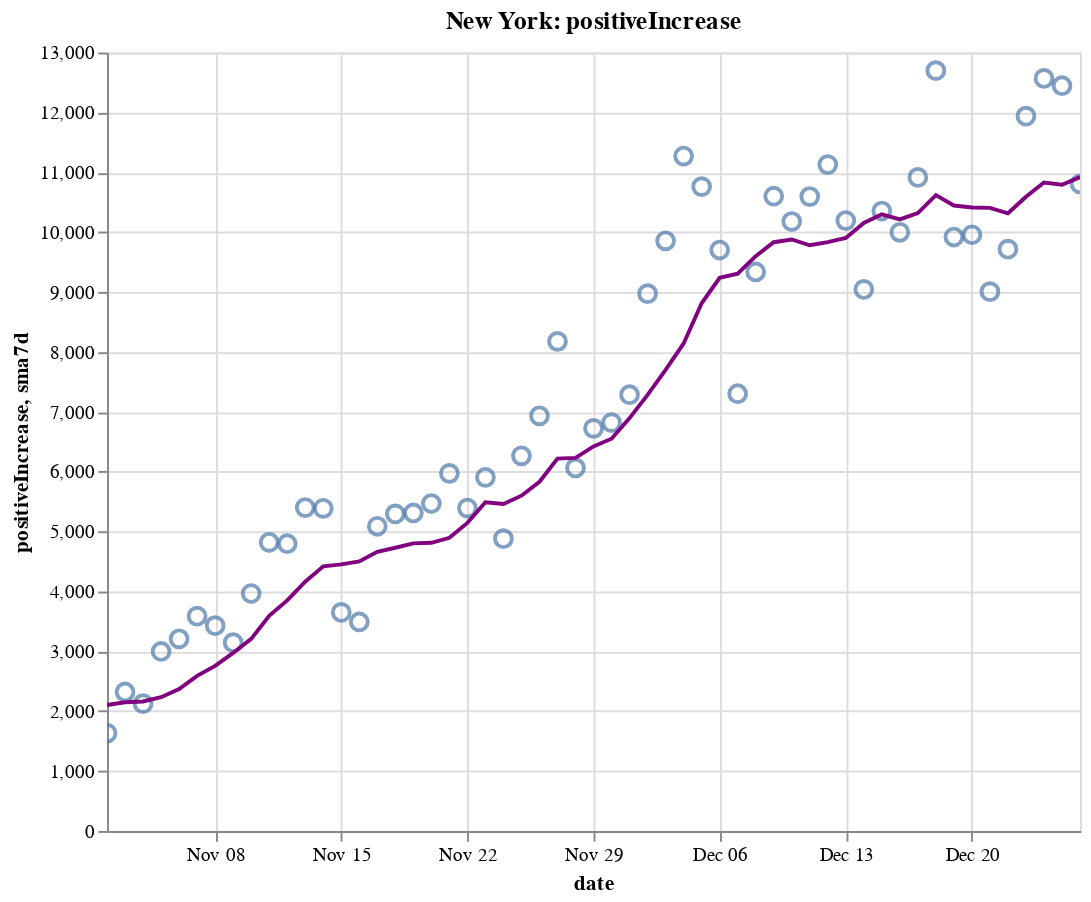

Notebook code cell kept with this figure:
### Code cell
create_plot(ny, 'positiveIncrease')

### Figure 1 — Vega-Lite specification as saved in the notebook (floating-point values rounded to 4 significant figures)
{"config": {"view": {"continuousWidth": 400, "continuousHeight": 300}}, "layer": [{"layer": [{"mark": {"type": "point", "size": 75}, "encoding": {"tooltip": [{"type": "temporal", "field": "date"}, {"type": "quantitative", "field": "positiveIncrease"}, {"type": "quantitative", "field": "sma7d"}], "x": {"type": "temporal", "field": "date"}, "y": {"type": "quantitative", "field": "positiveIncrease"}}, "selection": {"selector008": {"type": "interval", "bind": "scales", "encodings": ["x", "y"]}}}, {"mark": {"type": "line", "color": "purple"}, "encoding": {"x": {"type": "temporal", "field": "date"}, "y": {"type": "quantitative", "field": "sma7d"}}}]}, {"mark": {"type": "rule", "color": "#aaa"}, "encoding": {"x": {"type": "temporal", "field": "date"}}, "transform": [{"filter": {"selection": "selector007"}}]}, {"mark": "circle", "encoding": {"opacity": {"condition": {"value": 1, "selection": "selector007"}, "value": 0}, "tooltip": [{"type": "temporal", "field": "date"}, {"type": "quantitative", "field": "positiveIncrease"}, {"type": "quantitative", "field": "sma7d"}], "x": {"type": "temporal", "field": "date"}, "y": {"type": "quantitative", "field": "positiveIncrease"}}, "selection": {"selector007": {"type": "single", "encodings": ["x"], "on": "mouseover", "nearest": true, "empty": "none"}}}, {"mark": {"type": "text", "align": "left", "dx": 5, "dy": -5, "stroke": "white", "strokeWidth": 2}, "encoding": {"text": {"type": "quantitative", "field": "positiveIncrease"}, "tooltip": [{"type": "temporal", "field": "date"}, {"type": "quantitative", "field": "positiveIncrease"}, {"type": "quantitative", "field": "sma7d"}], "x": {"type": "temporal", "field": "date"}, "y": {"type": "quantitative", "field": "positiveIncrease"}}, "transform": [{"filter": {"selection": "selector007"}}]}, {"mark": {"type": "text", "align": "left", "dx": 5, "dy": -5}, "encoding": {"text": {"type": "quantitative", "field": "positiveIncrease"}, "tooltip": [{"type": "temporal", "field": "date"}, {"type": "quantitative", "field": "positiveIncrease"}, {"type": "quantitative", "field": "sma7d"}], "x": {"type": "temporal", "field": "date"}, "y": {"type": "quantitative", "field": "positiveIncrease"}}, "transform": [{"filter": {"selection": "selector007"}}]}], "data": {"name": "data-2f05c711200294dd98f66c0a7d590fa3"}, "height": 400, "title": "New York: positiveIncrease", "width": 500, "$schema": "https://vega.github.io/schema/vega-lite/v4.8.1.json", "datasets": {"data-2f05c711200294dd98f66c0a7d590fa3": [{"date": "2020-11-02T00:00:00", "totalTestResultsIncrease": 96100.0, "positiveIncrease": 1633.0, "death": 25840.0, "deathIncrease": 14.0, "positiveRate": 0.017, "state": "New York", "sma7d": 2102.0}, {"date": "2020-11-03T00:00:00", "totalTestResultsIncrease": 127900.0, "positiveIncrease": 2321.0, "death": 25850.0, "deathIncrease": 15.0, "positiveRate": 0.018, "state": "New York", "sma7d": 2149.0}, {"date": "2020-11-04T00:00:00", "totalTestResultsIncrease": 133500.0, "positiveIncrease": 2126.0, "death": 25870.0, "deathIncrease": 15.0, "positiveRate": 0.016, "state": "New York", "sma7d": 2163.0}, {"date": "2020-11-05T00:00:00", "totalTestResultsIncrease": 161000.0, "positiveIncrease": 2997.0, "death": 25890.0, "deathIncrease": 24.0, "positiveRate": 0.019, "state": "New York", "sma7d": 2234.0}, {"date": "2020-11-06T00:00:00", "totalTestResultsIncrease": 160700.0, "positiveIncrease": 3209.0, "death": 25910.0, "deathIncrease": 18.0, "positiveRate": 0.02, "state": "New York", "sma7d": 2370.0}, {"date": "2020-11-07T00:00:00", "totalTestResultsIncrease": 163300.0, "positiveIncrease": 3587.0, "death": 25930.0, "deathIncrease": 18.0, "positiveRate": 0.022, "state": "New York", "sma7d": 2590.0}, {"date": "2020-11-08T00:00:00", "totalTestResultsIncrease": 145600.0, "positiveIncrease": 3428.0, "death": 25950.0, "deathIncrease": 19.0, "positiveRate": 0.024, "state": "New York", "sma7d": 2757.0}, {"date": "2020-11-09T00:00:00", "totalTestResultsIncrease": 111400.0, "positiveIncrease": 3144.0, "death": 25970.0, "deathIncrease": 26.0, "positiveRate": 0.028, "state": "New York", "sma7d": 2973.0}, {"date": "2020-11-10T00:00:00", "totalTestResultsIncrease": 128000.0, "positiveIncrease": 3965.0, "death": 26000.0, "deathIncrease": 32.0, "positiveRate": 0.031, "state": "New York", "sma7d": 3208.0}, {"date": "2020-11-11T00:00:00", "totalTestResultsIncrease": 164300.0, "positiveIncrease": 4820.0, "death": 26030.0, "deathIncrease": 21.0, "positiveRate": 0.029, "state": "New York", "sma7d": 3593.0}, {"date": "2020-11-12T00:00:00", "totalTestResultsIncrease": 162600.0, "positiveIncrease": 4797.0, "death": 26060.0, "deathIncrease": 29.0, "positiveRate": 0.029, "state": "New York", "sma7d": 3850.0}, {"date": "2020-11-13T00:00:00", "totalTestResultsIncrease": 203700.0, "positiveIncrease": 5401.0, "death": 26080.0, "deathIncrease": 24.0, "positiveRate": 0.027, "state": "New York", "sma7d": 4163.0}, {"date": "2020-11-14T00:00:00", "totalTestResultsIncrease": 184200.0, "positiveIncrease": 5388.0, "death": 26100.0, "deathIncrease": 24.0, "positiveRate": 0.029, "state": "New York", "sma7d": 4420.0}, {"date": "2020-11-15T00:00:00", "totalTestResultsIncrease": 133200.0, "positiveIncrease": 3649.0, "death": 26130.0, "deathIncrease": 30.0, "positiveRate": 0.027, "state": "New York", "sma7d": 4452.0}, {"date": "2020-11-16T00:00:00", "totalTestResultsIncrease": 124600.0, "positiveIncrease": 3490.0, "death": 26160.0, "deathIncrease": 26.0, "positiveRate": 0.028, "state": "New York", "sma7d": 4501.0}, {"date": "2020-11-17T00:00:00", "totalTestResultsIncrease": 159900.0, "positiveIncrease": 5088.0, "death": 26190.0, "deathIncrease": 30.0, "positiveRate": 0.032, "state": "New York", "sma7d": 4662.0}, {"date": "2020-11-18T00:00:00", "totalTestResultsIncrease": 154400.0, "positiveIncrease": 5294.0, "death": 26220.0, "deathIncrease": 36.0, "positiveRate": 0.034, "state": "New York", "sma7d": 4730.0}, {"date": "2020-11-19T00:00:00", "totalTestResultsIncrease": 195200.0, "positiveIncrease": 5310.0, "death": 26260.0, "deathIncrease": 32.0, "positiveRate": 0.027, "state": "New York", "sma7d": 4803.0}, {"date": "2020-11-20T00:00:00", "totalTestResultsIncrease": 205500.0, "positiveIncrease": 5468.0, "death": 26290.0, "deathIncrease": 35.0, "positiveRate": 0.027, "state": "New York", "sma7d": 4812.0}, {"date": "2020-11-21T00:00:00", "totalTestResultsIncrease": 207900.0, "positiveIncrease": 5972.0, "death": 26330.0, "deathIncrease": 34.0, "positiveRate": 0.029, "state": "New York", "sma7d": 4896.0}, {"date": "2020-11-22T00:00:00", "totalTestResultsIncrease": 196600.0, "positiveIncrease": 5392.0, "death": 26360.0, "deathIncrease": 31.0, "positiveRate": 0.027, "state": "New York", "sma7d": 5145.0}, {"date": "2020-11-23T00:00:00", "totalTestResultsIncrease": 191500.0, "positiveIncrease": 5906.0, "death": 26390.0, "deathIncrease": 33.0, "positiveRate": 0.031, "state": "New York", "sma7d": 5490.0}, {"date": "2020-11-24T00:00:00", "totalTestResultsIncrease": 164800.0, "positiveIncrease": 4881.0, "death": 26440.0, "deathIncrease": 51.0, "positiveRate": 0.03, "state": "New York", "sma7d": 5460.0}, {"date": "2020-11-25T00:00:00", "totalTestResultsIncrease": 173100.0, "positiveIncrease": 6265.0, "death": 26480.0, "deathIncrease": 41.0, "positiveRate": 0.036, "state": "New York", "sma7d": 5599.0}, {"date": "2020-11-26T00:00:00", "totalTestResultsIncrease": 217700.0, "positiveIncrease": 6933.0, "death": 26550.0, "deathIncrease": 67.0, "positiveRate": 0.032, "state": "New York", "sma7d": 5831.0}, {"date": "2020-11-27T00:00:00", "totalTestResultsIncrease": 219400.0, "positiveIncrease": 8176.0, "death": 26590.0, "deathIncrease": 39.0, "positiveRate": 0.037, "state": "New York", "sma7d": 6218.0}, {"date": "2020-11-28T00:00:00", "totalTestResultsIncrease": 152400.0, "positiveIncrease": 6063.0, "death": 26630.0, "deathIncrease": 44.0, "positiveRate": 0.04, "state": "New York", "sma7d": 6231.0}, {"date": "2020-11-29T00:00:00", "totalTestResultsIncrease": 157300.0, "positiveIncrease": 6723.0, "death": 26690.0, "deathIncrease": 58.0, "positiveRate": 0.043, "state": "New York", "sma7d": 6421.0}, {"date": "2020-11-30T00:00:00", "totalTestResultsIncrease": 149000.0, "positiveIncrease": 6819.0, "death": 26750.0, "deathIncrease": 57.0, "positiveRate": 0.046, "state": "New York", "sma7d": 6551.0}, {"date": "2020-12-01T00:00:00", "totalTestResultsIncrease": 146700.0, "positiveIncrease": 7285.0, "death": 26820.0, "deathIncrease": 69.0, "positiveRate": 0.05, "state": "New York", "sma7d": 6895.0}, {"date": "2020-12-02T00:00:00", "totalTestResultsIncrease": 193600.0, "positiveIncrease": 8973.0, "death": 26890.0, "deathIncrease": 73.0, "positiveRate": 0.046, "state": "New York", "sma7d": 7282.0}, {"date": "2020-12-03T00:00:00", "totalTestResultsIncrease": 203400.0, "positiveIncrease": 9855.0, "death": 26960.0, "deathIncrease": 66.0, "positiveRate": 0.048, "state": "New York", "sma7d": 7699.0}, {"date": "2020-12-04T00:00:00", "totalTestResultsIncrease": 208300.0, "positiveIncrease": 11270.0, "death": 27020.0, "deathIncrease": 62.0, "positiveRate": 0.054, "state": "New York", "sma7d": 8141.0}, {"date": "2020-12-05T00:00:00", "totalTestResultsIncrease": 215400.0, "positiveIncrease": 10760.0, "death": 27090.0, "deathIncrease": 72.0, "positiveRate": 0.05, "state": "New York", "sma7d": 8812.0}, {"date": "2020-12-06T00:00:00", "totalTestResultsIncrease": 205800.0, "positiveIncrease": 9702.0, "death": 27150.0, "deathIncrease": 60.0, "positiveRate": 0.047, "state": "New York", "sma7d": 9238.0}, {"date": "2020-12-07T00:00:00", "totalTestResultsIncrease": 152300.0, "positiveIncrease": 7302.0, "death": 27230.0, "deathIncrease": 83.0, "positiveRate": 0.048, "state": "New York", "sma7d": 9307.0}, {"date": "2020-12-08T00:00:00", "totalTestResultsIncrease": 162500.0, "positiveIncrease": 9335.0, "death": 27310.0, "deathIncrease": 75.0, "positiveRate": 0.057, "state": "New York", "sma7d": 9600.0}, {"date": "2020-12-09T00:00:00", "totalTestResultsIncrease": 194600.0, "positiveIncrease": 10600.0, "death": 27400.0, "deathIncrease": 97.0, "positiveRate": 0.054, "state": "New York", "sma7d": 9832.0}, {"date": "2020-12-10T00:00:00", "totalTestResultsIncrease": 197400.0, "positiveIncrease": 10180.0, "death": 27500.0, "deathIncrease": 94.0, "positiveRate": 0.052, "state": "New York", "sma7d": 9878.0}, {"date": "2020-12-11T00:00:00", "totalTestResultsIncrease": 212700.0, "positiveIncrease": 10600.0, "death": 27590.0, "deathIncrease": 89.0, "positiveRate": 0.05, "state": "New York", "sma7d": 9782.0}, {"date": "2020-12-12T00:00:00", "totalTestResultsIncrease": 242900.0, "positiveIncrease": 11130.0, "death": 27680.0, "deathIncrease": 88.0, "positiveRate": 0.046, "state": "New York", "sma7d": 9834.0}, {"date": "2020-12-13T00:00:00", "totalTestResultsIncrease": 205200.0, "positiveIncrease": 10190.0, "death": 27780.0, "deathIncrease": 110.0, "positiveRate": 0.05, "state": "New York", "sma7d": 9905.0}, {"date": "2020-12-14T00:00:00", "totalTestResultsIncrease": 159800.0, "positiveIncrease": 9044.0, "death": 27870.0, "deathIncrease": 85.0, "positiveRate": 0.057, "state": "New York", "sma7d": 10150.0}, {"date": "2020-12-15T00:00:00", "totalTestResultsIncrease": 194200.0, "positiveIncrease": 10350.0, "death": 28000.0, "deathIncrease": 132.0, "positiveRate": 0.053, "state": "New York", "sma7d": 10300.0}, {"date": "2020-12-16T00:00:00", "totalTestResultsIncrease": 160900.0, "positiveIncrease": 9998.0, "death": 28100.0, "deathIncrease": 98.0, "positiveRate": 0.062, "state": "New York", "sma7d": 10210.0}, {"date": "2020-12-17T00:00:00", "totalTestResultsIncrease": 202800.0, "positiveIncrease": 10910.0, "death": 28220.0, "deathIncrease": 122.0, "positiveRate": 0.054, "state": "New York", "sma7d": 10320.0}, {"date": "2020-12-18T00:00:00", "totalTestResultsIncrease": 249400.0, "positiveIncrease": 12700.0, "death": 28340.0, "deathIncrease": 122.0, "positiveRate": 0.051, "state": "New York", "sma7d": 10620.0}, {"date": "2020-12-19T00:00:00", "totalTestResultsIncrease": 191500.0, "positiveIncrease": 9919.0, "death": 28470.0, "deathIncrease": 130.0, "positiveRate": 0.052, "state": "New York", "sma7d": 10450.0}, {"date": "2020-12-20T00:00:00", "totalTestResultsIncrease": 197300.0, "positiveIncrease": 9957.0, "death": 28600.0, "deathIncrease": 124.0, "positiveRate": 0.05, "state": "New York", "sma7d": 10410.0}, {"date": "2020-12-21T00:00:00", "totalTestResultsIncrease": 156500.0, "positiveIncrease": 9007.0, "death": 28710.0, "deathIncrease": 111.0, "positiveRate": 0.058, "state": "New York", "sma7d": 10410.0}, {"date": "2020-12-22T00:00:00", "totalTestResultsIncrease": 164900.0, "positiveIncrease": 9716.0, "death": 28850.0, "deathIncrease": 141.0, "positiveRate": 0.059, "state": "New York", "sma7d": 10320.0}, {"date": "2020-12-23T00:00:00", "totalTestResultsIncrease": 204400.0, "positiveIncrease": 11940.0, "death": 29020.0, "deathIncrease": 166.0, "positiveRate": 0.058, "state": "New York", "sma7d": 10590.0}, {"date": "2020-12-24T00:00:00", "totalTestResultsIncrease": 226300.0, "positiveIncrease": 12570.0, "death": 29150.0, "deathIncrease": 133.0, "positiveRate": 0.056, "state": "New York", "sma7d": 10830.0}, {"date": "2020-12-25T00:00:00", "totalTestResultsIncrease": 226600.0, "positiveIncrease": 12450.0, "death": 29270.0, "deathIncrease": 121.0, "positiveRate": 0.055, "state": "New York", "sma7d": 10790.0}, {"date": "2020-12-26T00:00:00", "totalTestResultsIncrease": 201400.0, "positiveIncrease": 10810.0, "death": 29400.0, "deathIncrease": 126.0, "positiveRate": 0.054, "state": "New York", "sma7d": 10920.0}]}}
